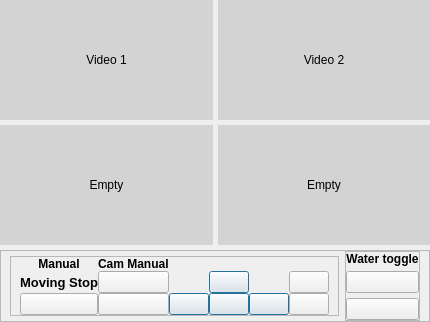
               <widget class="QWidget" name="page_8">
                <layout class="QVBoxLayout" name="verticalLayout_18">
                 <property name="spacing">
                  <number>5</number>
                 </property>
                 <property name="leftMargin">
                  <number>0</number>
                 </property>
                 <property name="topMargin">
                  <number>0</number>
                 </property>
                 <property name="rightMargin">
                  <number>0</number>
                 </property>
                 <property name="bottomMargin">
                  <number>0</number>
                 </property>
                 <item>
                  <layout class="QGridLayout" name="gridLayout">
                   <property name="leftMargin">
                    <number>0</number>
                   </property>
                   <property name="topMargin">
                    <number>0</number>
                   </property>
                   <property name="rightMargin">
                    <number>0</number>
                   </property>
                   <property name="bottomMargin">
                    <number>0</number>
                   </property>
                   <property name="spacing">
                    <number>5</number>
                   </property>
                   <item row="0" column="0">
                    <widget class="QLabel" name="videoLabel_TopLeft">
                     <property name="minimumSize">
                      <size>
                       <width>160</width>
                       <height>120</height>
                      </size>
                     </property>
                     <property name="styleSheet">
                      <string>background-color: #D3D3D3;</string>
                     </property>
                     <property name="text">
                      <string>Video 1</string>
                     </property>
                     <property name="alignment">
                      <set>Qt::AlignCenter</set>
                     </property>
                    </widget>
                   </item>
                   <item row="0" column="1">
                    <widget class="QLabel" name="videoLabel_TopRight">
                     <property name="minimumSize">
                      <size>
                       <width>160</width>
                       <height>120</height>
                      </size>
                     </property>
                     <property name="styleSheet">
                      <string>background-color: #D3D3D3;</string>
                     </property>
                     <property name="text">
                      <string>Video 2</string>
                     </property>
                     <property name="alignment">
                      <set>Qt::AlignCenter</set>
                     </property>
                    </widget>
                   </item>
                   <item row="1" column="0">
                    <widget class="QLabel" name="videoLabel_BottomLeft">
                     <property name="minimumSize">
                      <size>
                       <width>160</width>
                       <height>120</height>
                      </size>
                     </property>
                     <property name="styleSheet">
                      <string>background-color: #D3D3D3;</string>
                     </property>
                     <property name="text">
                      <string>Empty</string>
                     </property>
                     <property name="alignment">
                      <set>Qt::AlignCenter</set>
                     </property>
                    </widget>
                   </item>
                   <item row="1" column="1">
                    <widget class="QLabel" name="videoLabel_BottomRight">
                     <property name="minimumSize">
                      <size>
                       <width>160</width>
                       <height>120</height>
                      </size>
                     </property>
                     <property name="styleSheet">
                      <string>background-color: #D3D3D3;</string>
                     </property>
                     <property name="text">
                      <string>Empty</string>
                     </property>
                     <property name="alignment">
                      <set>Qt::AlignCenter</set>
                     </property>
                    </widget>
                   </item>
                  </layout>
                 </item>
                 <item>
                  <widget class="QFrame" name="frame_16">
                   <property name="sizePolicy">
                    <sizepolicy hsizetype="Preferred" vsizetype="Preferred">
                     <horstretch>0</horstretch>
                     <verstretch>0</verstretch>
                    </sizepolicy>
                   </property>
                   <property name="maximumSize">
                    <size>
                     <width>450</width>
                     <height>90</height>
                    </size>
                   </property>
                   <property name="frameShape">
                    <enum>QFrame::StyledPanel</enum>
                   </property>
                   <property name="frameShadow">
                    <enum>QFrame::Raised</enum>
                   </property>
                   <layout class="QHBoxLayout" name="horizontalLayout_17">
                    <property name="topMargin">
                     <number>0</number>
                    </property>
                    <property name="bottomMargin">
                     <number>0</number>
                    </property>
                    <item alignment="Qt::AlignRight|Qt::AlignVCenter">
                     <widget class="QFrame" name="frame_17">
                      <property name="sizePolicy">
                       <sizepolicy hsizetype="Maximum" vsizetype="Maximum">
                        <horstretch>0</horstretch>
                        <verstretch>0</verstretch>
                       </sizepolicy>
                      </property>
                      <property name="maximumSize">
                       <size>
                        <width>16777215</width>
                        <height>90</height>
                       </size>
                      </property>
                      <property name="frameShape">
                       <enum>QFrame::StyledPanel</enum>
                      </property>
                      <property name="frameShadow">
                       <enum>QFrame::Raised</enum>
                      </property>
                      <layout class="QHBoxLayout" name="horizontalLayout_18">
                       <property name="topMargin">
                        <number>0</number>
                       </property>
                       <property name="bottomMargin">
                        <number>0</number>
                       </property>
                       <item>
                        <layout class="QGridLayout" name="controlBtnLayout">
                         <property name="spacing">
                          <number>0</number>
                         </property>
                         <item row="0" column="1">
                          <widget class="QLabel" name="label_10">
                           <property name="font">
                            <font>
                             <weight>75</weight>
                             <bold>true</bold>
                            </font>
                           </property>
                           <property name="text">
                            <string>Cam Manual</string>
                           </property>
                          </widget>
                         </item>
                         <item row="1" column="3" alignment="Qt::AlignHCenter|Qt::AlignVCenter">
                          <widget class="QPushButton" name="pushButton_2">
                           <property name="text">
                            <string/>
                           </property>
                           <property name="icon">
                            <iconset resource="resources.qrc">
                             <normaloff>:/icons/icons/blueIcons/arrow-up-circle.svg</normaloff>:/icons/icons/blueIcons/arrow-up-circle.svg</iconset>
                           </property>
                           <property name="iconSize">
                            <size>
                             <width>30</width>
                             <height>30</height>
                            </size>
                           </property>
                           <property name="autoRepeat">
                            <bool>true</bool>
                           </property>
                           <property name="default">
                            <bool>true</bool>
                           </property>
                          </widget>
                         </item>
                         <item row="2" column="3" alignment="Qt::AlignHCenter|Qt::AlignTop">
                          <widget class="QPushButton" name="pushButton">
                           <property name="text">
                            <string/>
                           </property>
                           <property name="icon">
                            <iconset resource="resources.qrc">
                             <normaloff>:/icons/icons/blueIcons/arrow-down-circle.svg</normaloff>:/icons/icons/blueIcons/arrow-down-circle.svg</iconset>
                           </property>
                           <property name="iconSize">
                            <size>
                             <width>30</width>
                             <height>30</height>
                            </size>
                           </property>
                           <property name="autoRepeat">
                            <bool>true</bool>
                           </property>
                           <property name="default">
                            <bool>true</bool>
                           </property>
                          </widget>
                         </item>
                         <item row="1" column="5" alignment="Qt::AlignLeft|Qt::AlignVCenter">
                          <widget class="QPushButton" name="pushButton_5">
                           <property name="text">
                            <string/>
                           </property>
                           <property name="icon">
                            <iconset resource="resources.qrc">
                             <normaloff>:/icons/icons/blueIcons/plus-square.svg</normaloff>:/icons/icons/blueIcons/plus-square.svg</iconset>
                           </property>
                           <property name="iconSize">
                            <size>
                             <width>30</width>
                             <height>30</height>
                            </size>
                           </property>
                           <property name="autoRepeat">
                            <bool>true</bool>
                           </property>
                          </widget>
                         </item>
                         <item row="2" column="2" alignment="Qt::AlignRight|Qt::AlignTop">
                          <widget class="QPushButton" name="pushButton_4">
                           <property name="text">
                            <string/>
                           </property>
                           <property name="icon">
                            <iconset resource="resources.qrc">
                             <normaloff>:/icons/icons/blueIcons/arrow-left-circle.svg</normaloff>:/icons/icons/blueIcons/arrow-left-circle.svg</iconset>
                           </property>
                           <property name="iconSize">
                            <size>
                             <width>30</width>
                             <height>30</height>
                            </size>
                           </property>
                           <property name="autoRepeat">
                            <bool>true</bool>
                           </property>
                           <property name="default">
                            <bool>true</bool>
                           </property>
                          </widget>
                         </item>
                         <item row="2" column="4" alignment="Qt::AlignLeft|Qt::AlignTop">
                          <widget class="QPushButton" name="pushButton_3">
                           <property name="text">
                            <string/>
                           </property>
                           <property name="icon">
                            <iconset resource="resources.qrc">
                             <normaloff>:/icons/icons/blueIcons/arrow-right-circle.svg</normaloff>:/icons/icons/blueIcons/arrow-right-circle.svg</iconset>
                           </property>
                           <property name="iconSize">
                            <size>
                             <width>30</width>
                             <height>30</height>
                            </size>
                           </property>
                           <property name="autoRepeat">
                            <bool>true</bool>
                           </property>
                           <property name="default">
                            <bool>true</bool>
                           </property>
                          </widget>
                         </item>
                         <item row="1" column="1">
                          <widget class="QPushButton" name="pushButton_8">
                           <property name="text">
                            <string/>
                           </property>
                           <property name="icon">
                            <iconset resource="resources.qrc">
                             <normaloff>:/icons/icons/whiteIcons/on-rounded.svg</normaloff>
                             <normalon>:/icons_orange/icons/orangIcons/on-rounded-clicked.svg</normalon>:/icons/icons/whiteIcons/on-rounded.svg</iconset>
                           </property>
                           <property name="iconSize">
                            <size>
                             <width>35</width>
                             <height>35</height>
                            </size>
                           </property>
                          </widget>
                         </item>
                         <item row="2" column="1">
                          <widget class="QPushButton" name="pushButton_7">
                           <property name="text">
                            <string/>
                           </property>
                           <property name="icon">
                            <iconset resource="resources.qrc">
                             <normaloff>:/icons/icons/whiteIcons/off-rounded.svg</normaloff>
                             <normalon>:/icons_orange/icons/orangIcons/off-rounded-clicked.svg</normalon>:/icons/icons/whiteIcons/off-rounded.svg</iconset>
                           </property>
                           <property name="iconSize">
                            <size>
                             <width>35</width>
                             <height>35</height>
                            </size>
                           </property>
                          </widget>
                         </item>
                         <item row="2" column="5" alignment="Qt::AlignLeft|Qt::AlignTop">
                          <widget class="QPushButton" name="pushButton_6">
                           <property name="text">
                            <string/>
                           </property>
                           <property name="icon">
                            <iconset resource="resources.qrc">
                             <normaloff>:/icons/icons/blueIcons/minus-square.svg</normaloff>:/icons/icons/blueIcons/minus-square.svg</iconset>
                           </property>
                           <property name="iconSize">
                            <size>
                             <width>30</width>
                             <height>30</height>
                            </size>
                           </property>
                           <property name="autoRepeat">
                            <bool>true</bool>
                           </property>
                          </widget>
                         </item>
                         <item row="2" column="0">
                          <widget class="QPushButton" name="pushButton_12">
                           <property name="toolTip">
                            <string>Manual Moving Stop</string>
                           </property>
                           <property name="text">
                            <string/>
                           </property>
                           <property name="icon">
                            <iconset resource="resources.qrc">
                             <normaloff>:/icons/icons/blueIcons/stop-circle.svg</normaloff>:/icons/icons/blueIcons/stop-circle.svg</iconset>
                           </property>
                           <property name="iconSize">
                            <size>
                             <width>35</width>
                             <height>35</height>
                            </size>
                           </property>
                          </widget>
                         </item>
                         <item row="1" column="0">
                          <widget class="QLabel" name="label_18">
                           <property name="font">
                            <font>
                             <pointsize>10</pointsize>
                             <weight>75</weight>
                             <bold>true</bold>
                            </font>
                           </property>
                           <property name="text">
                            <string>Moving Stop</string>
                           </property>
                           <property name="alignment">
                            <set>Qt::AlignCenter</set>
                           </property>
                          </widget>
                         </item>
                         <item row="0" column="0">
                          <widget class="QLabel" name="label_19">
                           <property name="font">
                            <font>
                             <weight>75</weight>
                             <bold>true</bold>
                            </font>
                           </property>
                           <property name="text">
                            <string>Manual</string>
                           </property>
                           <property name="alignment">
                            <set>Qt::AlignCenter</set>
                           </property>
                          </widget>
                         </item>
                        </layout>
                       </item>
                      </layout>
                     </widget>
                    </item>
                    <item>
                     <widget class="QFrame" name="frame_19">
                      <property name="frameShape">
                       <enum>QFrame::StyledPanel</enum>
                      </property>
                      <property name="frameShadow">
                       <enum>QFrame::Raised</enum>
                      </property>
                      <layout class="QVBoxLayout" name="verticalLayout_25">
                       <property name="spacing">
                        <number>5</number>
                       </property>
                       <property name="leftMargin">
                        <number>0</number>
                       </property>
                       <property name="topMargin">
                        <number>0</number>
                       </property>
                       <property name="rightMargin">
                        <number>0</number>
                       </property>
                       <property name="bottomMargin">
                        <number>0</number>
                       </property>
                       <item alignment="Qt::AlignTop">
                        <widget class="QLabel" name="label_17">
                         <property name="font">
                          <font>
                           <weight>75</weight>
                           <bold>true</bold>
                          </font>
                         </property>
                         <property name="text">
                          <string>Water toggle</string>
                         </property>
                         <property name="alignment">
                          <set>Qt::AlignCenter</set>
                         </property>
                        </widget>
                       </item>
                       <item>
                        <widget class="QPushButton" name="pushButton_9">
                         <property name="text">
                          <string/>
                         </property>
                         <property name="icon">
                          <iconset resource="resources.qrc">
                           <normaloff>:/icons/icons/whiteIcons/on-rounded.svg</normaloff>
                           <normalon>:/icons_orange/icons/orangIcons/on-rounded-clicked.svg</normalon>:/icons/icons/whiteIcons/on-rounded.svg</iconset>
                         </property>
                         <property name="iconSize">
                          <size>
                           <width>35</width>
                           <height>35</height>
                          </size>
                         </property>
                        </widget>
                       </item>
                       <item>
                        <widget class="QPushButton" name="pushButton_10">
                         <property name="text">
                          <string/>
                         </property>
                         <property name="icon">
                          <iconset resource="resources.qrc">
                           <normaloff>:/icons/icons/whiteIcons/off-rounded.svg</normaloff>
                           <normalon>:/icons_orange/icons/orangIcons/off-rounded-clicked.svg</normalon>:/icons/icons/whiteIcons/off-rounded.svg</iconset>
                         </property>
                         <property name="iconSize">
                          <size>
                           <width>35</width>
                           <height>35</height>
                          </size>
                         </property>
                        </widget>
                       </item>
                      </layout>
                     </widget>
                    </item>
                   </layout>
                  </widget>
                 </item>
                </layout>
               </widget>
